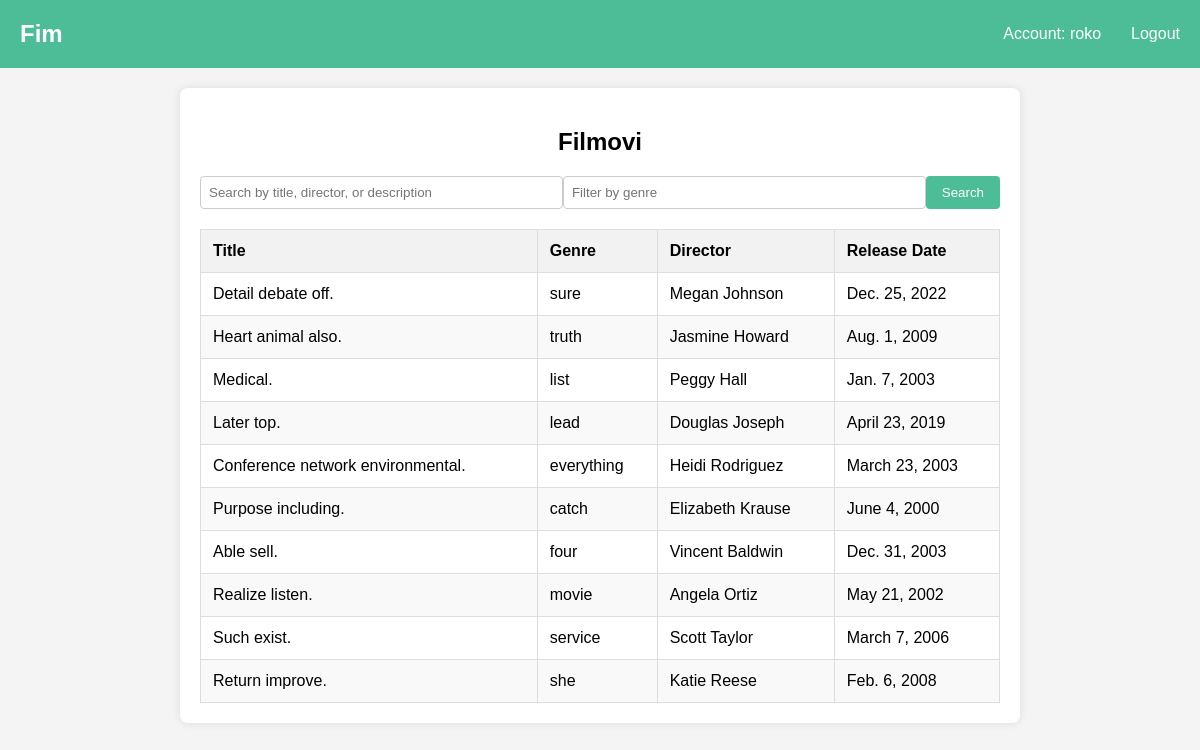
The app's page / (signed in) with its own data.
### main/models.py (models this page shows, shortened)
class Film(models.Model):
    title = models.CharField(max_length=255)
    release_date = models.DateField(null=True, blank=True)
    genre = models.CharField(max_length=100)
    director = models.CharField(max_length=255)
    description = models.TextField(blank=True)
    duration = models.IntegerField(null=True, blank=True)
    poster_url = models.URLField(max_length=255, blank=True)
    created_at = models.DateTimeField(auto_now_add=True)
    updated_at = models.DateTimeField(auto_now=True)

### main/views.py (the view)
# urls.py: 2. Add a URL to urlpatterns:  path('', views.home, name='home')
def home(request):
    search_query = request.GET.get("search", "")
    genre_filter = request.GET.get("genre", "")
    films = Film.objects.all()
    if search_query:
        films = films.filter(
            Q(title__icontains=search_query) |
            Q(director__icontains=search_query) |
            Q(description__icontains=search_query)
        )
    if genre_filter:
        films = films.filter(genre__icontains=genre_filter)
    return render(request, 'film_list.html', {'films': films})

### main/templates/film_list.html
{% extends 'index.html' %}
{% block content %}
{% load static %}
<link rel="stylesheet" href="{% static 'film_list.css' %}">
<div class="film-list-container">
    <h2>Filmovi</h2>
    <form method="get" class="search-form">
        <input type="text" name="search" placeholder="Search by title, director, or description"
               value="{{ request.GET.search }}">
        <input type="text" name="genre" placeholder="Filter by genre" value="{{ request.GET.genre }}">
        <button type="submit">Search</button>
    </form>
    <table class="film-table">
        <thead>
            <tr>
                <th>Title</th>
                <th>Genre</th>
                <th>Director</th>
                <th>Release Date</th>
            </tr>
        </thead>
        <tbody>
            {% for film in films %}
                <tr>
                    <td><a href="{% url 'film_detail' film.pk %}">{{ film.title }}</a></td>
                    <td>{{ film.genre }}</td>
                    <td>{{ film.director }}</td>
                    <td>{{ film.release_date }}</td>
                </tr>
            {% empty %}
                <tr>
                    <td colspan="4">No films found.</td>
                </tr>
            {% endfor %}
        </tbody>
    </table>
</div>
{% endblock %}

### main/templates/index.html (shortened to what this page needs)
<!DOCTYPE html>
<html lang="en">
<head>
    {% load static %}
    <link rel="stylesheet" href="{% static 'index.css' %}">
</head>
<body>
    <nav class="navbar">
        <a href="{% url 'home' %}"><h1>Fim</h1></a>
        <div class="navbar-links">
            {% if user.is_authenticated %}
                <p>Account: {{ user.username }}</p>
                <form method="post" action="{% url 'logout' %}">
                    <button class="logout" type="submit">Logout</button>
                </form>
            {% else %}
                <a href="{% url 'login' %}">Login</a>
                <a href="{% url 'register' %}">Register</a>
            {% endif %}
        </div>
    </nav>
    {% block content %}{% endblock %}
</body>
</html>

### main/static/index.css (style rules this page uses)
body { font-family: Arial, sans-serif; margin: 0; padding: 0; }
a { text-decoration: none; color: inherit; }
.navbar { display: flex; justify-content: space-between; align-items: center; background-color: #4cbd97; padding: 10px; color: white; position: sticky; top: 0; z-index: 1000; }
.navbar h1 { margin: 0; padding: 10px; }
.navbar-links { display: flex; align-items: center; }
.navbar-links p { margin: 0 10px 0 0; }
.navbar-links a, .navbar-links button { color: white; text-decoration: none; margin-left: 10px; background: none; border: none; cursor: pointer; padding: 10px; }
.logout { font-size: 16px; }

### main/static/film_list.css (style rules this page uses)
body { font-family: Arial, sans-serif; background-color: #f4f4f4; margin: 0; padding: 0; }
.film-list-container { max-width: 800px; margin: 20px auto; padding: 20px; background-color: white; border-radius: 8px; box-shadow: 0 0 10px rgba(0, 0, 0, 0.1); }
h2 { text-align: center; margin-bottom: 20px; }
.search-form { display: flex; justify-content: space-between; margin-bottom: 20px; }
.search-form input[type="text"] { width: 45%; padding: 8px; border: 1px solid #ccc; border-radius: 4px; }
.search-form button { padding: 8px 16px; background-color: #4cbd97; color: white; border: none; border-radius: 4px; cursor: pointer; }
.film-table { width: 100%; border-collapse: collapse; }
.film-table th, .film-table td { padding: 12px; border: 1px solid #ddd; text-align: left; }
.film-table th { background-color: #f2f2f2; }
.film-table tr:nth-child(even) { background-color: #f9f9f9; }

### records on screen
Film: title "Detail debate off.", genre "sure", director "Megan Johnson", release_date "Dec. 25, 2022"
Film: title "Heart animal also.", genre "truth", director "Jasmine Howard", release_date "Aug. 1, 2009"
Film: title "Medical.", genre "list", director "Peggy Hall", release_date "Jan. 7, 2003"
Film: title "Later top.", genre "lead", director "Douglas Joseph", release_date "April 23, 2019"
Film: title "Conference network environmental.", genre "everything", director "Heidi Rodriguez", release_date "March 23, 2003"
Film: title "Purpose including.", genre "catch", director "Elizabeth Krause", release_date "June 4, 2000"
Film: title "Able sell.", genre "four", director "Vincent Baldwin", release_date "Dec. 31, 2003"
Film: title "Realize listen.", genre "movie", director "Angela Ortiz", release_date "May 21, 2002"
Film: title "Such exist.", genre "service", director "Scott Taylor", release_date "March 7, 2006"
Film: title "Return improve.", genre "she", director "Katie Reese", release_date "Feb. 6, 2008"

### other values on screen
{{ user.username }} "roko"
